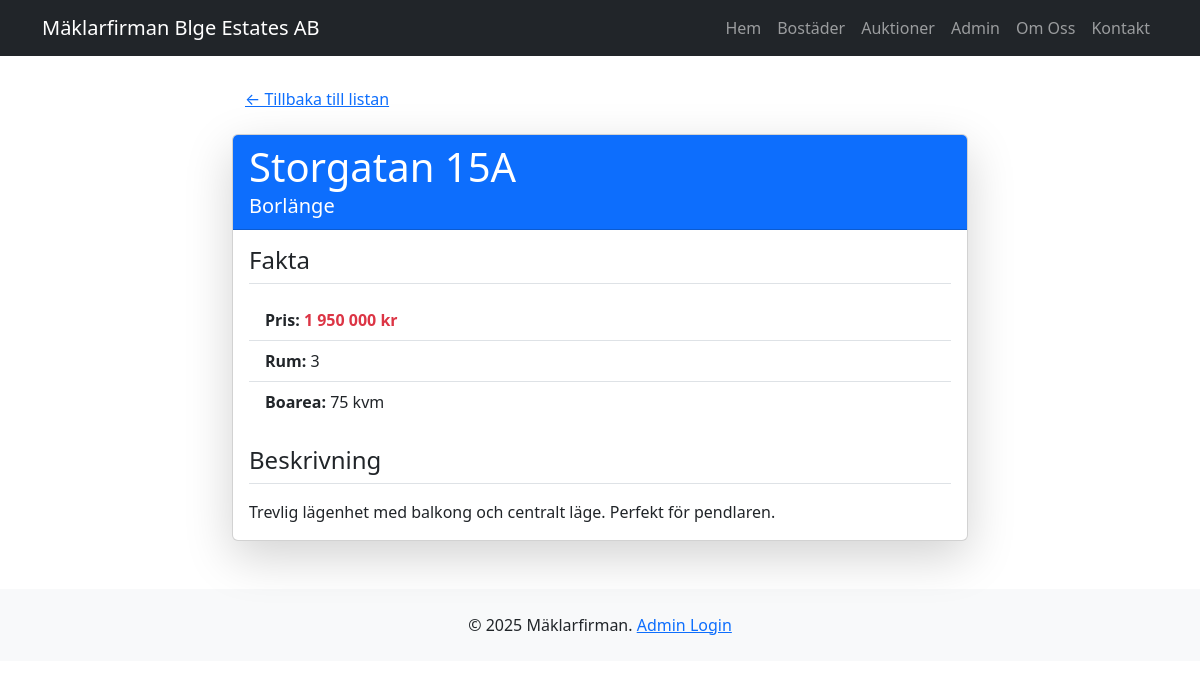
Screenshot of /bostader/bostader/1 with the database file from the repository.
### models/bostad.py (models this page shows, shortened)
class Bostad(db.Model):
    __tablename__ = 'bostader'
    id = db.Column(db.Integer, primary_key=True)
    adress = db.Column(db.String(200), nullable=False)
    stad = db.Column(db.String(100), nullable=False)
    pris = db.Column(db.String(50), nullable=False)
    rum = db.Column(db.Integer, nullable=False)
    yta = db.Column(db.Integer, nullable=False)
    beskrivning = db.Column(db.Text)

### myblueprints/bostader/bostader_routes.py (the view)
@bostader_bp.route('/bostader/<int:bostad_id>')
def bostad_detalj(bostad_id):
    bostad = bostad_repo.hamta_en(bostad_id)
    if bostad is None:
        return "Bostaden hittades inte (404)", 404
    return render_template(
        'bostad_detalj.html',
        bostad=bostad,
        titel=bostad.adress  # Använd objektets adress som sidtitel
    )

### dbrepositories/bostad_repository.py (called while the page is built)
    def hamta_en(self, bostad_id):
        return Bostad.query.get(bostad_id)

### myblueprints/bostader/templates/bostad_detalj.html (shortened to what this page needs)
{% extends "base.html" %}
{% block content %}
    <div class="row">
        <div class="col-lg-8 offset-lg-2">
            <a href="{{ url_for('bostader_bp.lista_bostader') }}" class="btn btn-link mb-3">&larr; Tillbaka till listan</a>
            <div class="card shadow-lg">
                <div class="card-header bg-primary text-white">
                    <h1 class="card-title mb-0">{{ bostad.adress }}</h1>
                    <p class="mb-0 fs-5">{{ bostad.stad }}</p>
                </div>
                <div class="card-body">
                    <h2 class="h4 border-bottom pb-2 mb-3">Fakta</h2>
                    <ul class="list-group list-group-flush mb-4">
                        <li class="list-group-item"><strong>Pris:</strong> <span class="text-danger fw-bold">{{ bostad.pris }}</span></li>
                        <li class="list-group-item"><strong>Rum:</strong> {{ bostad.rum }}</li>
                        <li class="list-group-item"><strong>Boarea:</strong> {{ bostad.yta }} kvm</li>
                    </ul>
                    <h2 class="h4 border-bottom pb-2 mb-3">Beskrivning</h2>
                    <p class="card-text">{{ bostad.beskrivning }}</p>
                </div>
            </div>
        </div>
    </div>
{% endblock %}

### rows the page displays
Bostad: adress "Storgatan 15A", stad "Borlänge", pris "1 950 000 kr", rum "3", yta "75", beskrivning "Trevlig lägenhet med balkong och centralt läge. Perfekt för pendlaren."
